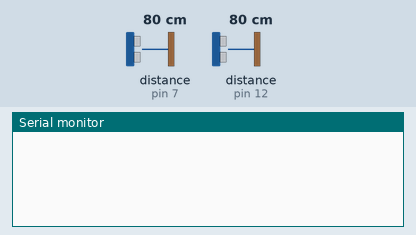
Recording of a sketch running on a simulated Arduino Uno, built with avr-gcc and run on an emulated ATmega328P. On the bench: the last lines printed to the serial monitor. Wiring (inferred from the names in the program): 2 × ultrasonic range finder: trigger pin 8, echo pin 7 / trigger pin 13, echo pin 12. The inputs (shaded band) are chosen by the test bench; at power-on: distance to the obstacle (sensors on pin 7, pin 12) 80 cm. The echo pulse lasts 58.3 µs per cm.

Above: at 1.9 s.
2.0 s: distance to the obstacle (sensor on pin 7) set to 2 cm
At 4.2 s:
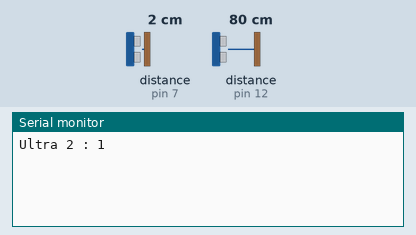
5.9 s: distance to the obstacle (sensor on pin 12) set to 2 cm
At 7.6 s:
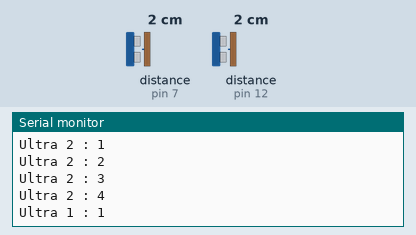
Timing chart, 0 to 9.1 s (numbered marks = the images above; inputs shaded):
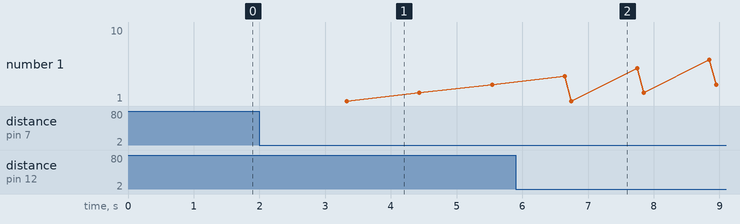

The sketch:

ultra_2.ino
```cpp
int trigPin1 = 13;
int echoPin1 = 12;

int trigPin2 = 8;
int echoPin2 = 7;

long duration, distance, UltraSensor1, UltraSensor2;
int c1 = 0 , c2 = 0 , currentstate1 = 0 , prevstate1 = 0 , currentstate2 = 0 , prevstate2 = 0;

void setup()
{// START SETUP FUNCTION
Serial.begin (9600);                              // we will use the serial data transmission to display the distance value on the serial monitor

// setup pins first sensor
pinMode(trigPin1, OUTPUT);                        // from where we will transmit the ultrasonic wave
pinMode(echoPin1, INPUT);                         //from where we will read the reflected wave                  // from where we will control the LED

//setup pins second sensor
pinMode(trigPin2, OUTPUT);
pinMode(echoPin2, INPUT);

}

void loop(){

  SonarSensor(trigPin1,echoPin1);
  UltraSensor1 = distance;
  SonarSensor(trigPin2,echoPin2);
  UltraSensor2 = distance;

  if(UltraSensor1 <= 10){
    currentstate1 = 1;
  }
  else{
    currentstate1 = 0;
  }

  delay(100);
  if(currentstate1 != prevstate1){
      if(currentstate1 == 1){
        c1 = c1 + 1;
        Serial.print("Ultra 1 : ");
        Serial.println(c1);
      }
  }

  if(UltraSensor2 <= 10){
    currentstate2 = 1;
  }
  else{
    currentstate2 = 0;
  }

  delay(1000);
  if(currentstate2 != prevstate2){
      if(currentstate2 == 1){
        c2 = c2 + 1;
        Serial.print("Ultra 2 : ");
        Serial.println(c2);
      }
  }

}


void SonarSensor(int trigPinSensor,int echoPinSensor)//it takes the trigPIN and the echoPIN
{
  //START SonarSensor FUNCTION
  //generate the ultrasonic wave
//----------------------------------------------------------------------------------------------------------------------
digitalWrite(trigPinSensor, LOW);// put trigpin LOW
delayMicroseconds(2);// wait 2 microseconds
digitalWrite(trigPinSensor, HIGH);// switch trigpin HIGH
delayMicroseconds(10); // wait 10 microseconds
digitalWrite(trigPinSensor, LOW);// turn it LOW again
//----------------------------------------------------------------------------------------------------------------------

//read the distance
//----------------------------------------------------------------------------------------------------------------------
duration = pulseIn(echoPinSensor, HIGH);//pulseIn funtion will return the time on how much the configured pin remain the level HIGH or LOW; in this case it will return how much time echoPinSensor stay HIGH
distance= (duration/2) / 29.1; // first we have to divide the duration by two
}
```

Measured:
- after the input at 2.0 s, the serial monitor: prints a new line after 1.3 s (image 1)
- after the input at 5.9 s, the serial monitor: prints a new line after 0.85 s (image 2)
